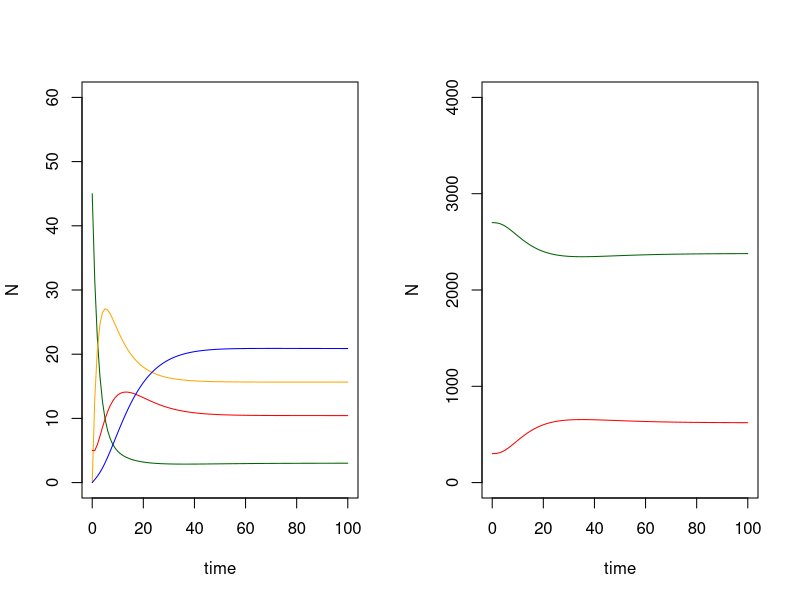

The R script that drew this image:
library(deSolve)
v1h1seir <- function(times, inits, params){
  
  Sh <- inits[1] #susceptible host
  Eh <- inits[2] #exposed host
  Ih <- inits[3] #infected host
  Rh <- inits[4] #recovered host
  Sv <- inits[5] #susceptible vector
  Iv <- inits[6] #infected vector
  
  Nh <- Sh + Eh + Ih + Rh #total host popn
  Nv <- Sv + Iv #total vector popn
  
  
  
  with(as.list(c(params)), {
    
    dSh <- bh * Nh - f / Nh * Thv * Iv * Sh - muh * Sh
    dEh <- f / Nh * Thv * Iv * Sh - epsilon * Eh - muh * Eh
    dIh <- epsilon * Eh - muh * Ih - gammah * Ih
    dRh <- gammah * Ih - muh * Rh
    dSv <- bv * Nv - f / Nh * Tvh * Sv * Ih - muv * Sv
    dIv <- f / Nh * Tvh * Sv * Ih - muv * Iv
    
    return(list(c(dSh, dEh, dIh, dRh, dSv, dIv)))
  })
  
}

inits <- c(45,0,5,0,2700,300)
params <- c(bh = 0.05, muh = 0.05, bv = 0.05, muv = 0.05, f = 0.125, gammah = 0.1, Thv = 0.5, Tvh = 0.5, epsilon = 0.1)
# b = birth rate, m = death rate, f =  vector biting rate, gamma = recovery rate
# Thv = Pr(host infected after bite from infected vector), Thv = Pr(vector infected after bite of infected host)
# epsilon = rate at which exposed hosts become infectious
times <- seq(0,100,1)
out <- as.data.frame(ode(inits, times, v1h1seir, params ))
par(mfrow=c(1,2))


plot(out$`1` ~out$time, type='l', col='dark green',
    xlab= 'time', ylab='N', ylim = c(0,60))
lines(out$`2`~out$time, col='orange')
lines(out$`3`~out$time, col='red')
lines(out$`4`~out$time, col='blue')

plot(out$`5`~out$time, type = 'l', col= 'dark green',
    xlab= 'time', ylab='N', ylim = c(0,4000))
lines(out$`6`~out$time, col= 'red')
